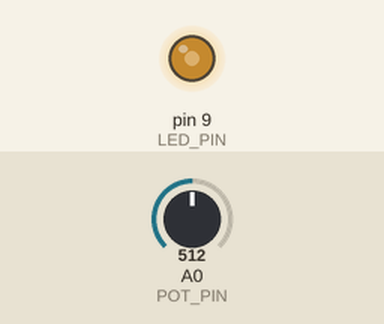
Bench run of a sketch on a simulated Arduino Uno, built with avr-gcc and run on an emulated ATmega328P. Parts: output pins drawn as LEDs (lit = HIGH). The test bench sets the inputs (shaded band); at power-on: A0 (POT_PIN) = 512. What the sketch prints to the serial monitor is not drawn.

Above: at 1.2 s.
1.3 s: A0 (POT_PIN) set to 716
At 1.9 s:
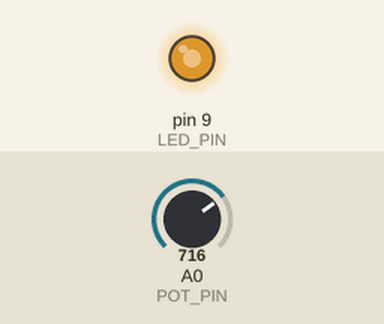
2.8 s: A0 (POT_PIN) set to 900
At 3.4 s:
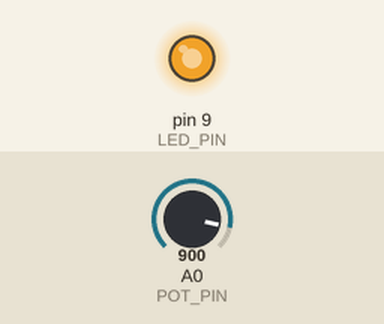
4.3 s: A0 (POT_PIN) set to 122
At 4.9 s:
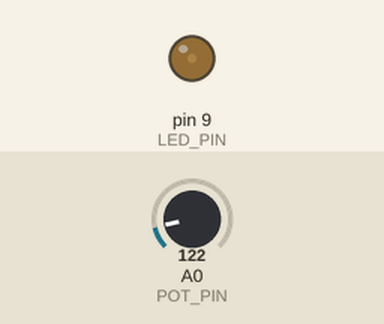
5.8 s: A0 (POT_PIN) set to 0
At 6.4 s:
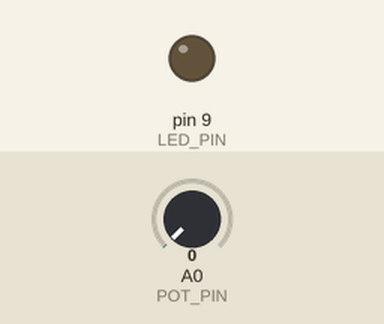
7.3 s: A0 (POT_PIN) set to 511
At 7.8 s:
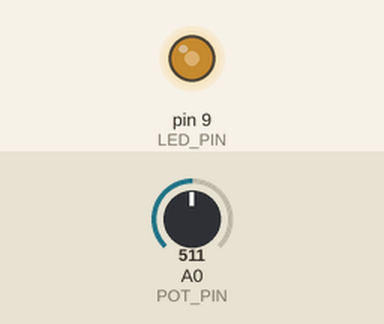
Timing chart, 0 to 9.8 s (numbered marks = the images above; inputs shaded):
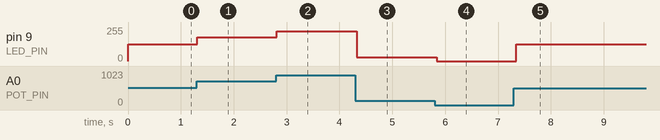

The sketch:

u07-potentiometer.ino
```cpp
/*
 * U07 · 可變電阻：類比輸入與 map()
 *
 * 目標：analogRead 讀到的是 0~1023，怎麼換算成你要的範圍。
 * 接線（10K 可變電阻，三支腳）：
 *   左腳  ── GND
 *   中間腳 ── A0     ← 這支是「刮片」，轉動時電壓會變
 *   右腳  ── 5V
 *   LED 同 U02（D9 串 220Ω）
 */

const int POT_PIN = A0;
const int LED_PIN = 9;

void setup() {
  pinMode(LED_PIN, OUTPUT);
  Serial.begin(9600);
}

void loop() {
  int raw = analogRead(POT_PIN);              // 0 ~ 1023（10 位元）
  int level = map(raw, 0, 1023, 0, 255);      // 換算成 PWM 用的 0 ~ 255
  analogWrite(LED_PIN, level);

  Serial.print("原始值 ");
  Serial.print(raw);
  Serial.print("   亮度 ");
  Serial.println(level);
  delay(100);
}

/*
 * map() 就是等比例換算
 *   map(值, 原本下限, 原本上限, 想要的下限, 想要的上限)
 *   把上下限對調就會變成反向：map(raw, 0, 1023, 255, 0)
 *
 * 為什麼是 1023？
 *   Uno 的類比轉數位是 10 位元，2 的 10 次方 = 1024 階，
 *   所以讀值範圍是 0 到 1023。
 */
```

Measured:
- after the input at 1.3 s, pin 9 (LED_PIN): 127/255 → 178/255 at once
- after the input at 2.8 s, pin 9 (LED_PIN): 178/255 → 224/255 at once
- after the input at 4.3 s, pin 9 (LED_PIN): 224/255 → 30/255 at once
- after the input at 5.8 s, pin 9 (LED_PIN): 30/255 → 0/255 at once
- after the input at 7.3 s, pin 9 (LED_PIN): 0/255 → 127/255 after 0.05 s
